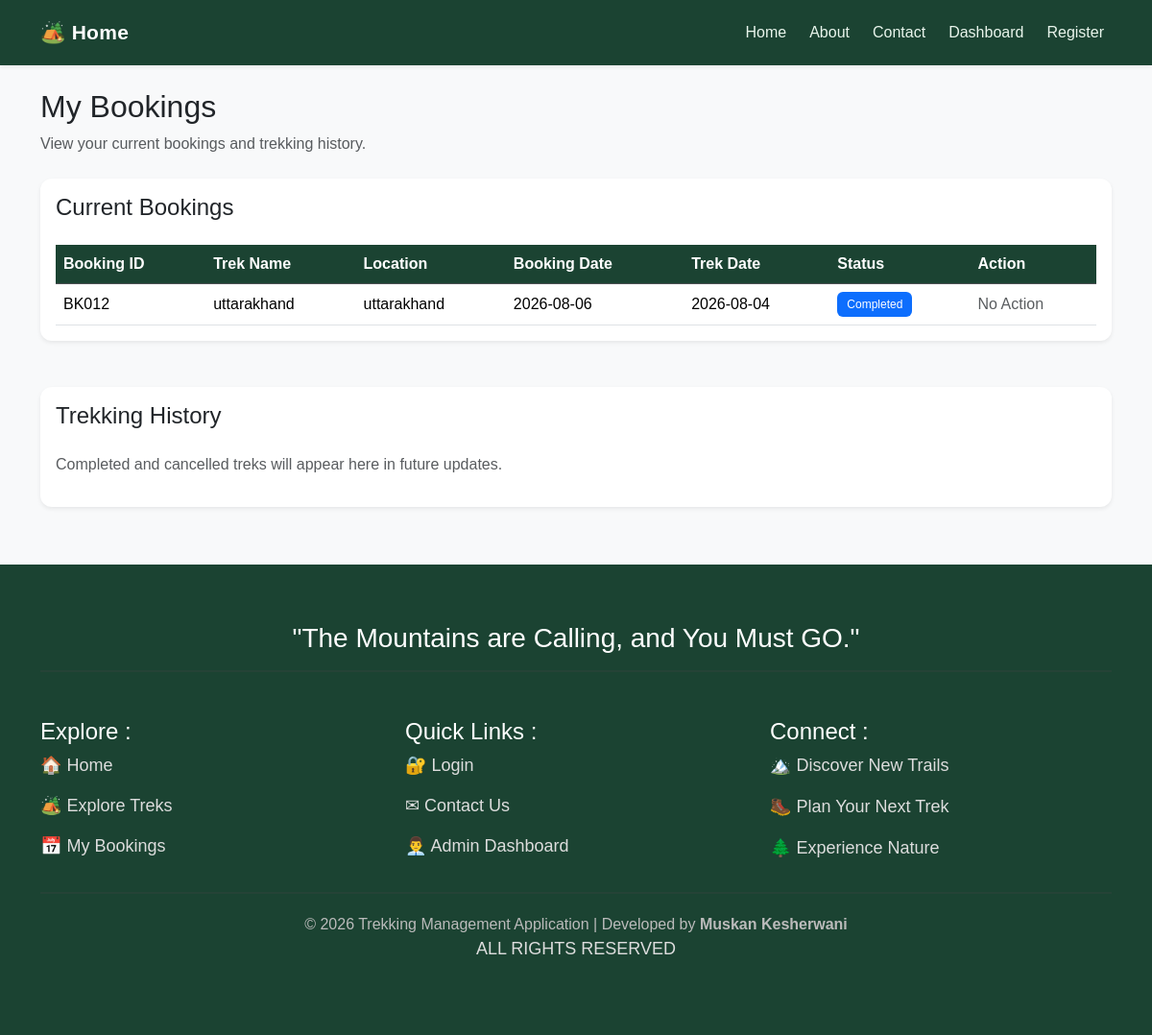
Screenshot of /user/bookings (signed in) with the database file from the repository.
### tables this page shows
CREATE TABLE bookings (
    id INTEGER PRIMARY KEY AUTOINCREMENT,
    user_id INTEGER NOT NULL,
    trek_id INTEGER NOT NULL,
    booking_date TEXT,
    status TEXT DEFAULT 'Pending',
    FOREIGN KEY(user_id) REFERENCES user(id),
    FOREIGN KEY(trek_id) REFERENCES trek(id)
);

CREATE TABLE trek (
    id INTEGER PRIMARY KEY AUTOINCREMENT,
    name TEXT NOT NULL,
    location TEXT NOT NULL,
    difficulty TEXT NOT NULL,
    duration INTEGER NOT NULL,
    available_slots INTEGER NOT NULL,
    assigned_staff_id INTEGER,
    status TEXT DEFAULT 'Pending',
    start_date TEXT NOT NULL,
    end_date TEXT NOT NULL, description TEXT,

    FOREIGN KEY (assigned_staff_id)
    REFERENCES staff(id)
);

### app.py (the view)
@app.route("/user/bookings")
@user_required
def user_bookings():
    user_id = session.get("user_id")
    connection = sqlite3.connect("trekking.db")
    cursor = connection.cursor()
    cursor.execute("""
        SELECT
            bookings.id,
            trek.name,
            trek.location,
            bookings.booking_date,
            trek.start_date,
            bookings.status
        FROM bookings
        JOIN trek
        ON bookings.trek_id = trek.id
        WHERE bookings.user_id = ?
        ORDER BY bookings.id DESC
    """, (user_id,))
    bookings = cursor.fetchall()
    connection.close()
    return render_template(
        "user_bookings.html",
        bookings=bookings
    )

### app.py (called while the page is built)
def user_required(f):
    @wraps(f)
    def decorated_function(*args, **kwargs):
        if session.get("role") != "user":
            return redirect("/login")
        return f(*args, **kwargs)
    return decorated_function

### templates/user_bookings.html (shortened to what this page needs)
<!DOCTYPE html>
<html lang="en">
<head>
    <link href="https://cdn.jsdelivr.net/npm/bootstrap@5.3.3/dist/css/bootstrap.min.css" rel="stylesheet">
</head>
<body>
    {% extends "base.html" %}
    {% block content %}
    <div class="mb-4">
        <h2>My Bookings</h2>
        <p class="text-muted">
            View your current bookings and trekking history.
        </p>
    </div>
    <div class="card shadow-sm mb-5">
        <div class="card-body">
            <h4 class="mb-4">
                Current Bookings
            </h4>
            <div class="table-responsive">
                <table class="table table-hover align-middle">
                    <thead class="table-dark">
                        <tr>
                            <th>Booking ID</th>
                            <th>Trek Name</th>
                            <th>Location</th>
                            <th>Booking Date</th>
                            <th>Trek Date</th>
                            <th>Status</th>
                            <th>Action</th>
                        </tr>
                    </thead>
                    <tbody>
                        {% if bookings %}
                        {% for b in bookings %}
                        <tr>
                            <td>
                                BK{{ "%03d"|format(b[0]) }}
                            </td>
                            <td>{{ b[1] }}</td>
                            <td>{{ b[2] }}</td>
                            <td>{{ b[3] }}</td>
                            <td>{{ b[4] }}</td>
                            <td>
                                {% if b[5] == "Pending" %}
                                <span class="badge bg-warning text-dark">
                                    Pending
                                </span>
                                {% elif b[5] == "Approved" %}
                                <span class="badge bg-success">
                                    Approved
                                </span>
                                {% elif b[5] == "Completed" %}
                                <span class="badge bg-primary">
                                    Completed
                                </span>
                                {% elif b[5] == "Cancelled" %}
                                <span class="badge bg-danger">
                                    Cancelled
                                </span>
                                {% else %}
                                <span class="badge bg-secondary">
                                    {{ b[5] }}
                                </span>
                                {% endif %}
                            </td>
                            <td>
                                {% if b[5] == "Pending" or b[5] == "Approved" %}
                                <a href="/user/cancel/{{ b[0] }}" class="btn btn-danger btn-sm">
                                    Cancel Booking
                                </a>
                                {% else %}
                                <span class="text-muted">
                                    No Action
                                </span>
                                {% endif %}
                            </td>
                        </tr>
                        {% endfor %}
                        {% else %}
                        <tr>
                            <td colspan="7" class="text-center text-muted">
                                No bookings found.
                            </td>
                        </tr>
                        {% endif %}
                    </tbody>
                </table>
            </div>
        </div>
    </div>
    <div class="card shadow-sm">
        <div class="card-body">
            <h4 class="mb-4">
                Trekking History
            </h4>
            <p class="text-muted">
                Completed and cancelled treks will appear here in future updates.
            </p>
        </div>
    </div>
    {% endblock %}

### static/css/style.css (style rules this page uses)
body { background-color: #f8f9fa; color: #212529; font-family: Arial, sans-serif; min-height: 100vh; }
.card { background-color: #ffffff; border: none; border-radius: 12px; box-shadow: 0 2px 10px rgba(0, 0, 0, 0.05); }
.table { margin-bottom: 0; }
.table thead th { background-color: #1b4332 !important; color: #ffffff !important; font-weight: 600; white-space: nowrap; }
.table tbody td { vertical-align: middle; }
.badge { padding: 7px 10px; font-weight: 500; border-radius: 6px; }

### rows the page displays
bookings: id "012", name "uttarakhand", location "uttarakhand", booking_date "2026-08-06", start_date "2026-08-04", status "Completed"
